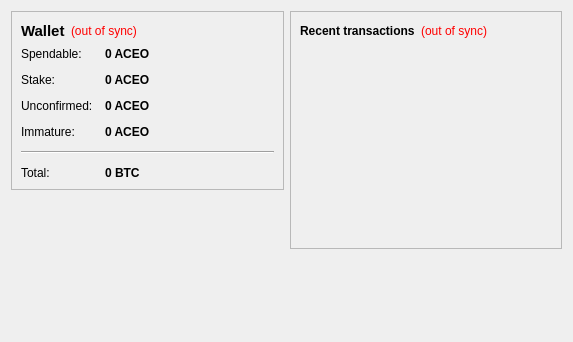
<?xml version="1.0" encoding="UTF-8"?>
<ui version="4.0">
 <class>OverviewPage</class>
 <widget class="QWidget" name="OverviewPage">
  <property name="geometry">
   <rect>
    <x>0</x>
    <y>0</y>
    <width>573</width>
    <height>342</height>
   </rect>
  </property>
  <property name="windowTitle">
   <string>Form</string>
  </property>
  <layout class="QHBoxLayout" name="horizontalLayout" stretch="1,1">
   <item>
    <layout class="QVBoxLayout" name="verticalLayout_2">
     <item>
      <widget class="QFrame" name="frame">
       <property name="frameShape">
        <enum>QFrame::StyledPanel</enum>
       </property>
       <property name="frameShadow">
        <enum>QFrame::Raised</enum>
       </property>
       <layout class="QVBoxLayout" name="verticalLayout_4">
        <item>
         <layout class="QHBoxLayout" name="horizontalLayout_4">
          <item>
           <widget class="QLabel" name="label_5">
            <property name="font">
             <font>
              <pointsize>11</pointsize>
              <weight>75</weight>
              <bold>true</bold>
             </font>
            </property>
            <property name="text">
             <string>Wallet</string>
            </property>
           </widget>
          </item>
          <item>
           <widget class="QLabel" name="labelWalletStatus">
            <property name="toolTip">
             <string>The displayed information may be out of date. Your wallet automatically synchronizes with the ACEOCOIN network after a connection is established, but this process has not completed yet.</string>
            </property>
            <property name="styleSheet">
             <string notr="true">QLabel { color: red; }</string>
            </property>
            <property name="text">
             <string notr="true">(out of sync)</string>
            </property>
            <property name="alignment">
             <set>Qt::AlignLeading|Qt::AlignLeft|Qt::AlignVCenter</set>
            </property>
           </widget>
          </item>
          <item>
           <spacer name="horizontalSpacer_2">
            <property name="orientation">
             <enum>Qt::Horizontal</enum>
            </property>
            <property name="sizeHint" stdset="0">
             <size>
              <width>40</width>
              <height>20</height>
             </size>
            </property>
           </spacer>
          </item>
         </layout>
        </item>
        <item>
         <layout class="QFormLayout" name="formLayout_2">
          <property name="fieldGrowthPolicy">
           <enum>QFormLayout::AllNonFixedFieldsGrow</enum>
          </property>
          <property name="horizontalSpacing">
           <number>12</number>
          </property>
          <property name="verticalSpacing">
           <number>12</number>
          </property>
          <item row="0" column="0">
           <widget class="QLabel" name="label">
            <property name="text">
             <string>Spendable:</string>
            </property>
           </widget>
          </item>
          <item row="0" column="1">
           <widget class="QLabel" name="labelBalance">
            <property name="font">
             <font>
              <weight>75</weight>
              <bold>true</bold>
             </font>
            </property>
            <property name="cursor">
             <cursorShape>IBeamCursor</cursorShape>
            </property>
            <property name="toolTip">
             <string>Your current spendable balance</string>
            </property>
            <property name="text">
             <string notr="true">0 ACEO</string>
            </property>
            <property name="textInteractionFlags">
             <set>Qt::LinksAccessibleByMouse|Qt::TextSelectableByKeyboard|Qt::TextSelectableByMouse</set>
            </property>
           </widget>
          </item>
          <item row="1" column="0">
           <widget class="QLabel" name="label_6">
            <property name="text">
             <string>Stake:</string>
            </property>
           </widget>
          </item>
          <item row="1" column="1">
           <widget class="QLabel" name="labelStake">
            <property name="font">
             <font>
              <weight>75</weight>
              <bold>true</bold>
             </font>
            </property>
            <property name="cursor">
             <cursorShape>IBeamCursor</cursorShape>
            </property>
            <property name="toolTip">
             <string>Total of coins that was staked, and do not yet count toward the current balance</string>
            </property>
            <property name="text">
             <string notr="true">0 ACEO</string>
            </property>
            <property name="textInteractionFlags">
             <set>Qt::LinksAccessibleByMouse|Qt::TextSelectableByKeyboard|Qt::TextSelectableByMouse</set>
            </property>
           </widget>
          </item>
          <item row="2" column="0">
           <widget class="QLabel" name="label_3">
            <property name="text">
             <string>Unconfirmed:</string>
            </property>
           </widget>
          </item>
          <item row="2" column="1">
           <widget class="QLabel" name="labelUnconfirmed">
            <property name="font">
             <font>
              <weight>75</weight>
              <bold>true</bold>
             </font>
            </property>
            <property name="cursor">
             <cursorShape>IBeamCursor</cursorShape>
            </property>
            <property name="toolTip">
             <string>Total of transactions that have yet to be confirmed, and do not yet count toward the current balance</string>
            </property>
            <property name="text">
             <string notr="true">0 ACEO</string>
            </property>
            <property name="textInteractionFlags">
             <set>Qt::LinksAccessibleByMouse|Qt::TextSelectableByKeyboard|Qt::TextSelectableByMouse</set>
            </property>
           </widget>
          </item>
          <item row="3" column="0">
           <widget class="QLabel" name="labelImmatureText">
            <property name="text">
             <string>Immature:</string>
            </property>
           </widget>
          </item>
          <item row="3" column="1">
           <widget class="QLabel" name="labelImmature">
            <property name="font">
             <font>
              <weight>75</weight>
              <bold>true</bold>
             </font>
            </property>
            <property name="toolTip">
             <string>Mined balance that has not yet matured</string>
            </property>
            <property name="text">
             <string notr="true">0 ACEO</string>
            </property>
            <property name="textInteractionFlags">
             <set>Qt::LinksAccessibleByMouse|Qt::TextSelectableByKeyboard|Qt::TextSelectableByMouse</set>
            </property>
           </widget>
          </item>
          <item row="4" column="0" colspan="2">
           <widget class="Line" name="line">
            <property name="orientation">
             <enum>Qt::Horizontal</enum>
            </property>
           </widget>
          </item>
          <item row="5" column="0">
           <widget class="QLabel" name="labelTotalText">
            <property name="text">
             <string>Total:</string>
            </property>
           </widget>
          </item>
          <item row="5" column="1">
           <widget class="QLabel" name="labelTotal">
            <property name="font">
             <font>
              <weight>75</weight>
              <bold>true</bold>
             </font>
            </property>
            <property name="cursor">
             <cursorShape>IBeamCursor</cursorShape>
            </property>
            <property name="toolTip">
             <string>Your current total balance</string>
            </property>
            <property name="text">
             <string notr="true">0 BTC</string>
            </property>
            <property name="textInteractionFlags">
             <set>Qt::LinksAccessibleByMouse|Qt::TextSelectableByKeyboard|Qt::TextSelectableByMouse</set>
            </property>
           </widget>
          </item>
         </layout>
        </item>
       </layout>
      </widget>
     </item>
     <item>
      <spacer name="verticalSpacer">
       <property name="orientation">
        <enum>Qt::Vertical</enum>
       </property>
       <property name="sizeHint" stdset="0">
        <size>
         <width>20</width>
         <height>40</height>
        </size>
       </property>
      </spacer>
     </item>
    </layout>
   </item>
   <item>
    <layout class="QVBoxLayout" name="verticalLayout_3">
     <item>
      <widget class="QFrame" name="frame_2">
       <property name="frameShape">
        <enum>QFrame::StyledPanel</enum>
       </property>
       <property name="frameShadow">
        <enum>QFrame::Raised</enum>
       </property>
       <layout class="QVBoxLayout" name="verticalLayout">
        <item>
         <layout class="QHBoxLayout" name="horizontalLayout_2">
          <item>
           <widget class="QLabel" name="label_4">
            <property name="text">
             <string>&lt;b&gt;Recent transactions&lt;/b&gt;</string>
            </property>
           </widget>
          </item>
          <item>
           <widget class="QLabel" name="labelTransactionsStatus">
            <property name="toolTip">
             <string>The displayed information may be out of date. Your wallet automatically synchronizes with the ACEOCOIN network after a connection is established, but this process has not completed yet.</string>
            </property>
            <property name="styleSheet">
             <string notr="true">QLabel { color: red; }</string>
            </property>
            <property name="text">
             <string notr="true">(out of sync)</string>
            </property>
            <property name="alignment">
             <set>Qt::AlignRight|Qt::AlignTrailing|Qt::AlignVCenter</set>
            </property>
           </widget>
          </item>
          <item>
           <spacer name="horizontalSpacer">
            <property name="orientation">
             <enum>Qt::Horizontal</enum>
            </property>
            <property name="sizeHint" stdset="0">
             <size>
              <width>40</width>
              <height>20</height>
             </size>
            </property>
           </spacer>
          </item>
         </layout>
        </item>
        <item>
         <widget class="QListView" name="listTransactions">
          <property name="styleSheet">
           <string notr="true">QListView { background: transparent; }</string>
          </property>
          <property name="frameShape">
           <enum>QFrame::NoFrame</enum>
          </property>
          <property name="verticalScrollBarPolicy">
           <enum>Qt::ScrollBarAlwaysOff</enum>
          </property>
          <property name="horizontalScrollBarPolicy">
           <enum>Qt::ScrollBarAlwaysOff</enum>
          </property>
          <property name="selectionMode">
           <enum>QAbstractItemView::NoSelection</enum>
          </property>
         </widget>
        </item>
       </layout>
      </widget>
     </item>
     <item>
      <spacer name="verticalSpacer_2">
       <property name="orientation">
        <enum>Qt::Vertical</enum>
       </property>
       <property name="sizeHint" stdset="0">
        <size>
         <width>20</width>
         <height>40</height>
        </size>
       </property>
      </spacer>
     </item>
    </layout>
   </item>
  </layout>
 </widget>
 <resources/>
 <connections/>
</ui>
